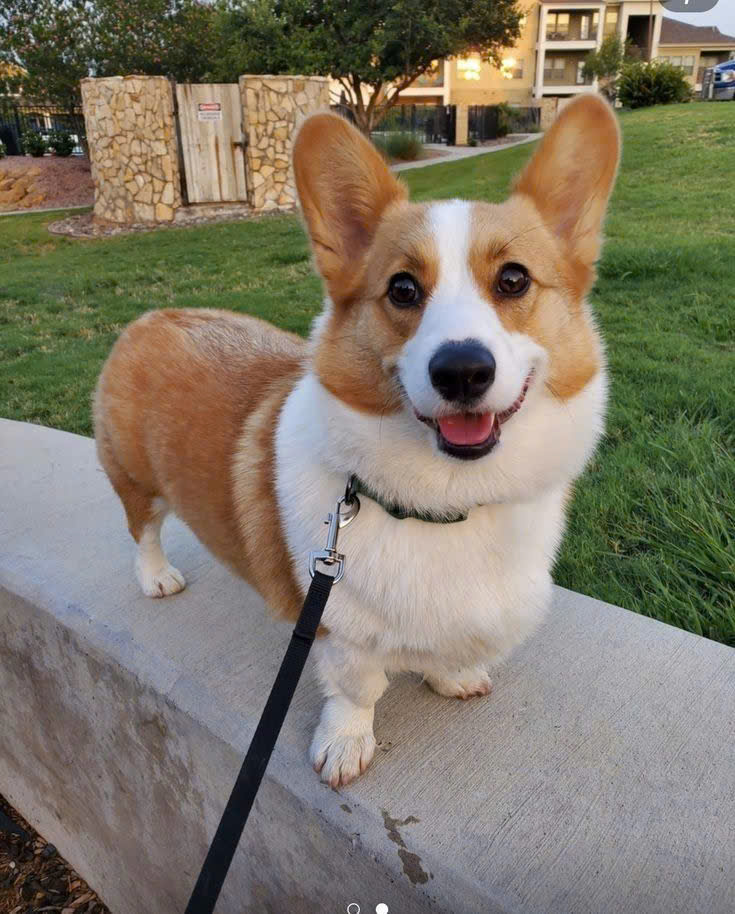
#> input picture lab2/input/anh.jpg, 735 x 914 px
$ jupyter execute part2_linear_filters.ipynb   (shell and % lines are left out)
#> lines starting #> are read from the running program, lines starting #| are printed output that depends on the picture
# Lab 2 - Part II: Lọc tuyến tính (Linear Filtering)

**Họ tên:** [...] &nbsp;&nbsp;|&nbsp;&nbsp; **MSSV:** [...] &nbsp;&nbsp;|&nbsp;&nbsp; **Lớp:** CN22H

[cell 1]
import cv2
import numpy as np
import matplotlib.pyplot as plt
import os

image = cv2.imread('../input/anh.jpg')
#> image is the input picture: shape (914, 735, 3); mean B, G, R 104.4, 120.2, 127.9
image = image[:, :, ::-1]  # BGR -> RGB
print(f'Image loaded: {image.shape}, dtype={image.dtype}')
#| Image loaded: (914, 735, 3), dtype=uint8

[cell 2]
plt.figure(figsize=(5, 4))
plt.imshow(image)
plt.title('Original Image')
plt.axis('off')
plt.tight_layout()
plt.show()

---
## 1. Lọc trung vị (Median Filter)
- Thay mỗi pixel bằng giá trị **trung vị** của các pixel trong cửa sổ lân cận
- Hiệu quả cao với nhiễu muối tiêu (salt-and-pepper noise)
- `kernel_size` phải là **số lẻ** (dùng `kernel_size=3`)

[cell 3]
# kernel_size=3 (odd number only)
if 3 % 2 == 0:
    raise ValueError('Kernel size must be an odd integer.')
median = cv2.medianBlur(image, 3)

fig, axes = plt.subplots(1, 2, figsize=(10, 4))
axes[0].imshow(image)
axes[0].set_title('Original')
axes[0].axis('off')
axes[1].imshow(median)
axes[1].set_title('Median Filter (kernel_size=3)')
axes[1].axis('off')
plt.tight_layout()
plt.show()
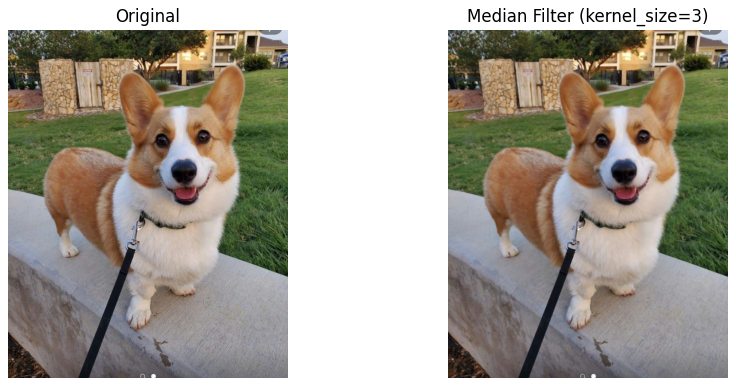
#> figure drawn by matplotlib, 2 panels

os.makedirs('output/part2_linear_filters', exist_ok=True)
cv2.imwrite('output/part2_linear_filters/median_filtered.jpg', cv2.cvtColor(median, cv2.COLOR_RGB2BGR))
print('[OK] Saved: output/part2_linear_filters/median_filtered.jpg')

---
## 2. Lọc Gaussian (Gaussian Blur)
- Kernel có trọng số phân phối chuẩn (Gaussian distribution): $G(x,y) = \frac{1}{2\pi\sigma^2} e^{-\frac{x^2+y^2}{2\sigma^2}}$
- Làm mờ ảnh mượt mà, giảm nhiễu tự nhiên
- `kernel_size=5`, `sigma=0` (OpenCV tự tính sigma từ kernel_size)

[cell 4]
# kernel_size=5, sigma=0 (auto from kernel size)
gaussian = cv2.GaussianBlur(image, (5, 5), 0)

fig, axes = plt.subplots(1, 2, figsize=(10, 4))
axes[0].imshow(image)
axes[0].set_title('Original')
axes[0].axis('off')
axes[1].imshow(gaussian)
axes[1].set_title('Gaussian Filter (kernel_size=5, sigma=0)')
axes[1].axis('off')
plt.tight_layout()
plt.show()
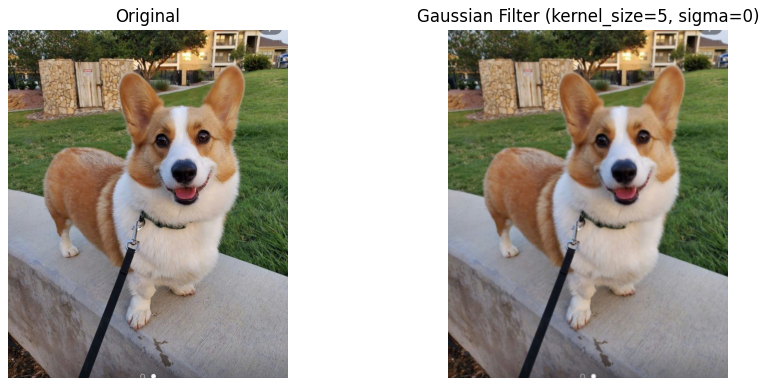
#> figure drawn by matplotlib, 2 panels

cv2.imwrite('output/part2_linear_filters/gaussian_filtered.jpg', cv2.cvtColor(gaussian, cv2.COLOR_RGB2BGR))
print('[OK] Saved: output/part2_linear_filters/gaussian_filtered.jpg')

---
## 3. Lọc làm sắc nét (Sharpen Filter)
- Kernel sharpen tiêu chuẩn 3x3:
  ```
  [[ 0, -1,  0],
   [-1,  6, -1],
   [ 0, -1,  0]]
  ```
- Tăng cường biên và chi tiết, làm ảnh trông rõ nét hơn
- Dùng `cv2.filter2D()` để tích chập ảnh với kernel

[cell 5]
kernel = np.array([
    [ 0, -1,  0],
    [-1,  6, -1],
    [ 0, -1,  0]
], dtype=np.float32)
sharpened = cv2.filter2D(image, -1, kernel)
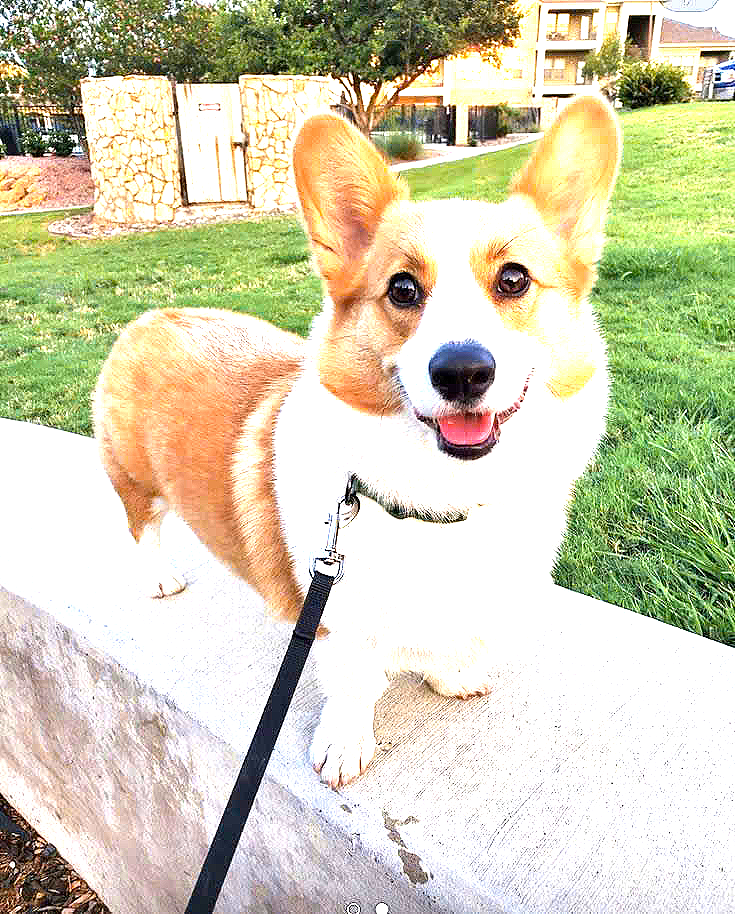
#> sharpened: shape (914, 735, 3); mean R, G, B 211.5, 208.2, 180.1

fig, axes = plt.subplots(1, 2, figsize=(10, 4))
axes[0].imshow(image)
axes[0].set_title('Original')
axes[0].axis('off')
axes[1].imshow(sharpened)
axes[1].set_title('Sharpen Filter (3x3 kernel)')
axes[1].axis('off')
plt.tight_layout()
plt.show()
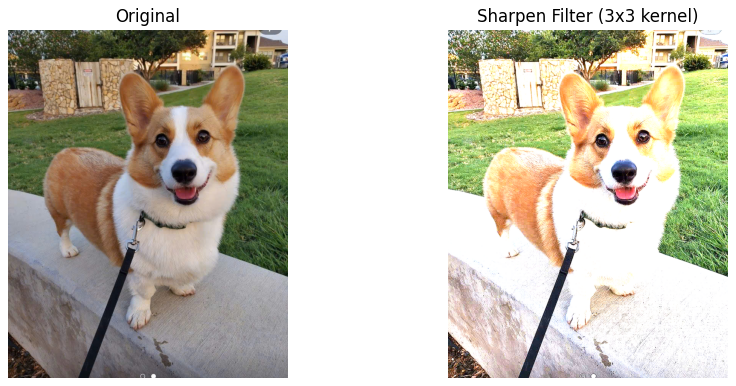
#> figure drawn by matplotlib, 2 panels

cv2.imwrite('output/part2_linear_filters/sharpened.jpg', cv2.cvtColor(sharpened, cv2.COLOR_RGB2BGR))
print('[OK] Saved: output/part2_linear_filters/sharpened.jpg')
